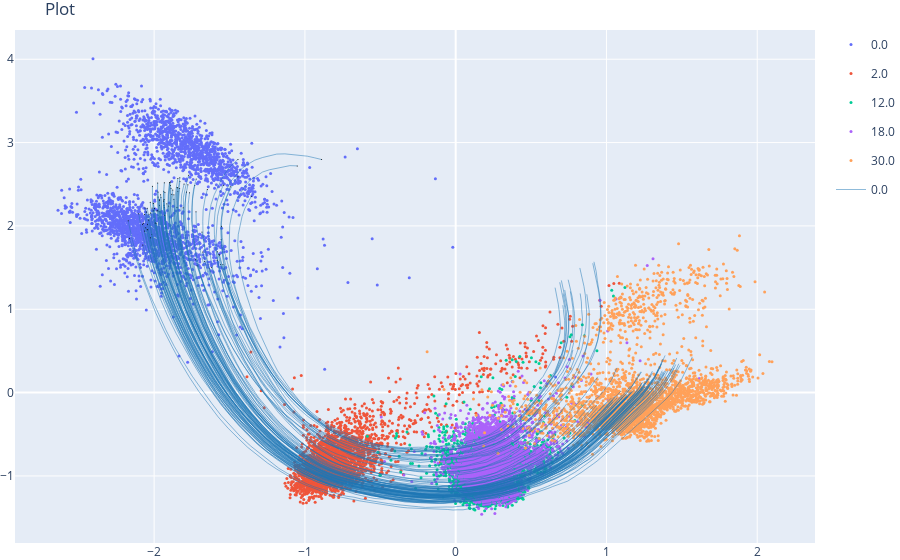

The code cell stored with this chart in its notebook:
### Code cell
fig = scatter(z, adata.obs['day'], title='Latent space', s=3)
trajectories(traj_unprocru_reshape, fig=fig, s=.5)
